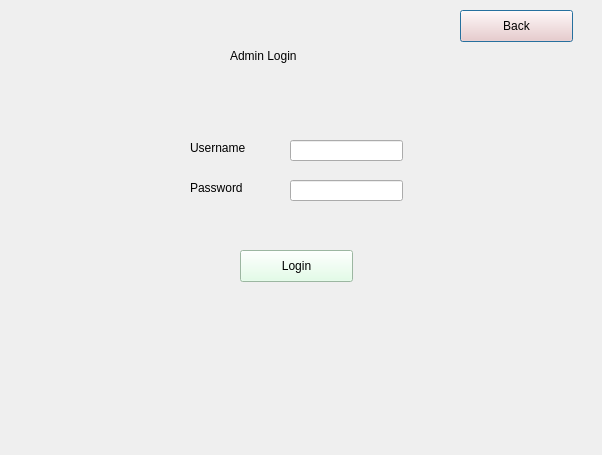
<?xml version="1.0" encoding="UTF-8"?>
<ui version="4.0">
 <class>AdminLoginScreen</class>
 <widget class="QDialog" name="AdminLoginScreen">
  <property name="geometry">
   <rect>
    <x>0</x>
    <y>0</y>
    <width>602</width>
    <height>455</height>
   </rect>
  </property>
  <property name="windowTitle">
   <string>Dialog</string>
  </property>
  <widget class="QLabel" name="label">
   <property name="geometry">
    <rect>
     <x>230</x>
     <y>40</y>
     <width>141</width>
     <height>31</height>
    </rect>
   </property>
   <property name="styleSheet">
    <string notr="true">font: 22pt &quot;.SF NS Text&quot;;</string>
   </property>
   <property name="text">
    <string>Admin Login</string>
   </property>
  </widget>
  <widget class="QLabel" name="label_2">
   <property name="geometry">
    <rect>
     <x>190</x>
     <y>140</y>
     <width>71</width>
     <height>16</height>
    </rect>
   </property>
   <property name="text">
    <string>Username</string>
   </property>
  </widget>
  <widget class="QLabel" name="label_3">
   <property name="geometry">
    <rect>
     <x>190</x>
     <y>180</y>
     <width>59</width>
     <height>16</height>
    </rect>
   </property>
   <property name="text">
    <string>Password</string>
   </property>
  </widget>
  <widget class="QLineEdit" name="username">
   <property name="geometry">
    <rect>
     <x>290</x>
     <y>140</y>
     <width>113</width>
     <height>21</height>
    </rect>
   </property>
  </widget>
  <widget class="QLineEdit" name="password">
   <property name="geometry">
    <rect>
     <x>290</x>
     <y>180</y>
     <width>113</width>
     <height>21</height>
    </rect>
   </property>
   <property name="echoMode">
    <enum>QLineEdit::Password</enum>
   </property>
  </widget>
  <widget class="QPushButton" name="backButton">
   <property name="geometry">
    <rect>
     <x>460</x>
     <y>10</y>
     <width>113</width>
     <height>32</height>
    </rect>
   </property>
   <property name="styleSheet">
    <string notr="true">background-color: rgb(254, 200, 193);</string>
   </property>
   <property name="text">
    <string>Back</string>
   </property>
  </widget>
  <widget class="QPushButton" name="loginButton">
   <property name="geometry">
    <rect>
     <x>240</x>
     <y>250</y>
     <width>113</width>
     <height>32</height>
    </rect>
   </property>
   <property name="styleSheet">
    <string notr="true">background-color: rgb(219, 255, 226);</string>
   </property>
   <property name="text">
    <string>Login</string>
   </property>
  </widget>
 </widget>
 <resources/>
 <connections/>
</ui>
